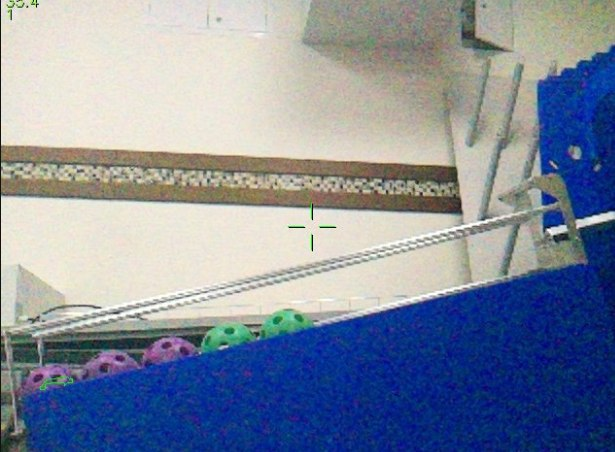
#> input picture TeamCode/src/main/python/autoramp_test/test.jpg, 615 x 452 px
$ python -i artefacts_detection.py   (imports and definitions only)
#> lines starting #> are read from the running program, lines starting #| are printed output that depends on the picture; after the words box and inside, x2 and y2 are one past the last pixel; in counts of white or black regions, pixels touching at a corner belong together
#> further down, picture is the input picture: shape (452, 615, 3); mean B, G, R 158.2, 140.8, 131.9
import cv2
import numpy as np
import json

class ArtefactsDetection:
    green_thresh_lower = np.array([60,60,135])
    green_thresh_upper = np.array([100,255,230])
    purple_thresh_lower = np.array([130,20,100])
    purple_thresh_upper = np.array([160,255,235])

    contours_list = []

    def __init__(self):
        pass

    def load_contours(self,contours_path):
        with open(contours_path, "r") as f:
            loaded = json.load(f)
            self.contours_list = [np.array(contour, dtype=np.int32).reshape(-1, 1, 2) for contour in loaded]

    def color_masks(self,frame,step=25,iterations=4):
#> called with step = 25, iterations = 4
        masks = []
        frame_hsv = cv2.cvtColor(frame,cv2.COLOR_BGR2HSV)
#> frame_hsv: shape (452, 615, 3); mean H, S, V 57, 96.6, 171.5

        green_thresh_lower_rt = self.green_thresh_lower
        purple_thresh_lower_rt = self.purple_thresh_lower

        for thresh_iter in range(iterations):
            green_thresh_lower_rt[2]-=step
            purple_thresh_lower_rt[2]-=step
            mask_green = cv2.inRange(frame_hsv,green_thresh_lower_rt,self.green_thresh_upper)
            mask_purple = cv2.inRange(frame_hsv,purple_thresh_lower_rt,self.purple_thresh_upper)
            mask_combined = cv2.bitwise_or(mask_green,mask_purple)

            kernel = np.ones((3,3),np.uint8)
            mask_combined = cv2.morphologyEx(mask_combined, cv2.MORPH_OPEN, kernel, iterations=1)
            mask_combined = cv2.erode(mask_combined, kernel, iterations=2)
            mask_combined = cv2.morphologyEx(mask_combined, cv2.MORPH_CLOSE, kernel, iterations=3)


            masks.append(mask_combined)
#> this loop made 4 passes
#> pass 1, in color_masks, `mask_green = cv2.inRange(frame_hsv,green_thresh_lower_rt,self.green_th..`:
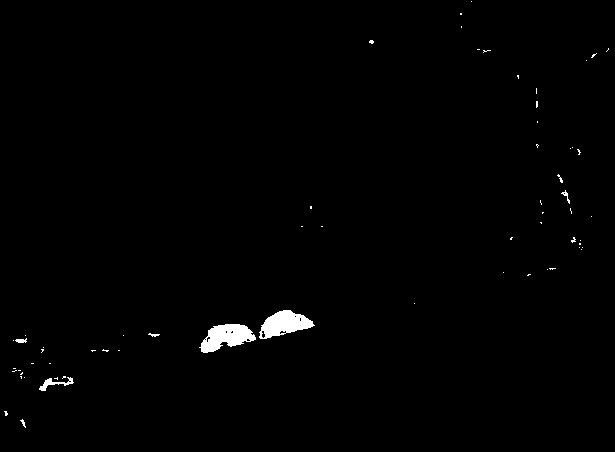
#> mask_green: shape (452, 615); 0.89% white; 64 white regions (56 under 20 px), largest, box (x1, y1, x2, y2) and area: (199, 324, 256, 353) 979, (259, 310, 315, 339) 936, (39, 377, 74, 391) 156
#> pass 1, in color_masks, `mask_purple = cv2.inRange(frame_hsv,purple_thresh_lower_rt,self.purple..`:
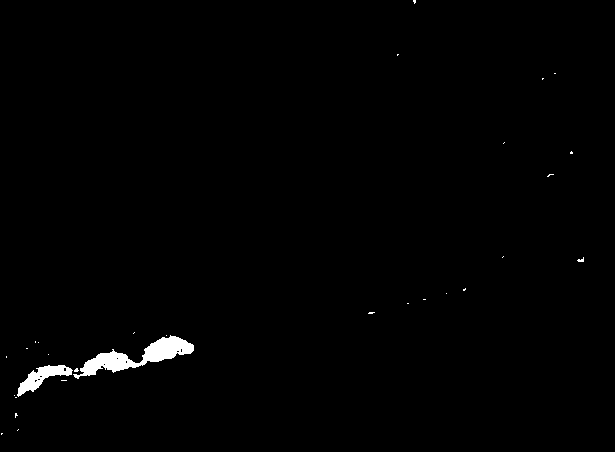
#> mask_purple: shape (452, 615); 0.91% white; 30 white regions (27 under 20 px), largest, box (x1, y1, x2, y2) and area: (73, 335, 194, 379) 1735, (17, 365, 73, 397) 666, (577, 257, 584, 262) 20
#> pass 1, in color_masks, `mask_combined = cv2.bitwise_or(mask_green,mask_purple)`:
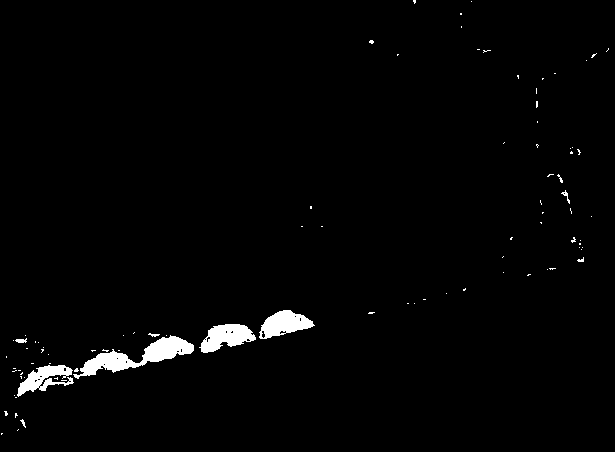
#> mask_combined: shape (452, 615); 1.8% white; 92 white regions (82 under 20 px), largest, box (x1, y1, x2, y2) and area: (73, 335, 194, 379) 1735, (199, 324, 256, 353) 979, (259, 310, 315, 339) 936
#> pass 1, in color_masks, `mask_combined = cv2.morphologyEx(mask_combined, cv2.MORPH_OPEN, kernel..`:
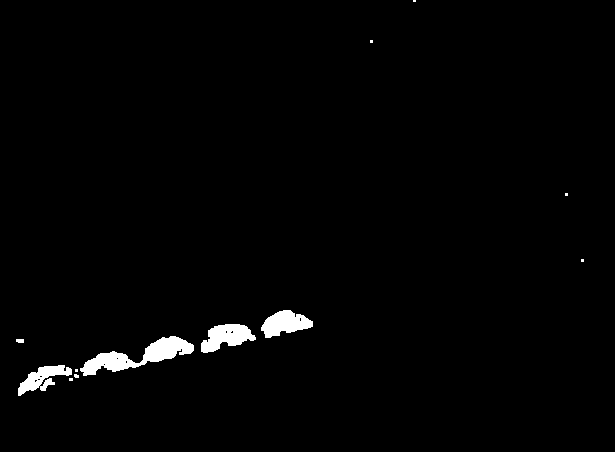
#> mask_combined: shape (452, 615); 1.6% white; 12 white regions (7 under 20 px), largest, box (x1, y1, x2, y2) and area: (80, 336, 194, 376) 1685, (201, 324, 256, 353) 951, (261, 310, 313, 338) 892, (18, 365, 72, 396) 742, (16, 339, 24, 343) 30
#> after the loop:
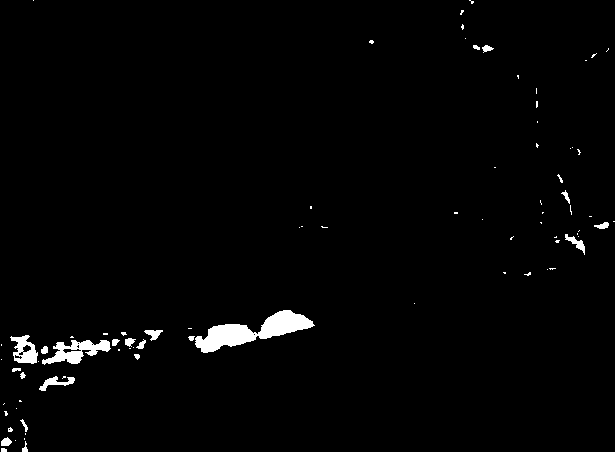
#> mask_green: shape (452, 615); 1.7% white; 83 white regions (60 under 20 px), largest, box (x1, y1, x2, y2) and area: (195, 310, 315, 353) 2090, (42, 340, 111, 365) 832, (10, 335, 38, 364) 458
#> after the loop, green_thresh_lower_rt = [60, 60, 35]; masks = 4 items; purple_thresh_lower_rt = [130, 20, 0]

        return masks

    def match_contours(self,contour):
        best_match = float('inf')
        for stored_contour in self.contours_list:
            match = cv2.matchShapes(contour, stored_contour,1,0.0)
            if match < best_match:
                best_match = match
        return best_match

    def detect_artefacts(self,frame,match_threshold=5,min_area=0,mask_thresh_step=25,mask_iterations=4):
        masks = self.color_masks(frame,step=mask_thresh_step,iterations=mask_iterations)
#> masks = 4 items
        detected_artefacts_coords = []
        for mask in masks:
            contours, _ = cv2.findContours(mask, cv2.RETR_EXTERNAL, cv2.CHAIN_APPROX_SIMPLE)
            for contour in contours:
                if cv2.contourArea(contour) > min_area:
                    match_score = self.match_contours(contour)
                    if match_score < float(match_threshold):
                        x,y,w,h = cv2.boundingRect(contour)

                        is_redetected = False
                        for artefact in detected_artefacts_coords:
                            if abs(artefact[0]-x) < 5 or abs(artefact[1]-y) < 5:
                                is_redetected = True
                                break

                        if not(is_redetected):
                            detected_artefacts_coords.append([x,y,w,h,match_score])
#> after the loop, detected_artefacts_coords = []

        return detected_artefacts_coords

>>> import cv2
>>> picture = cv2.imread('test.jpg')
>>> result = ArtefactsDetection().detect_artefacts(picture)
#> result = []
